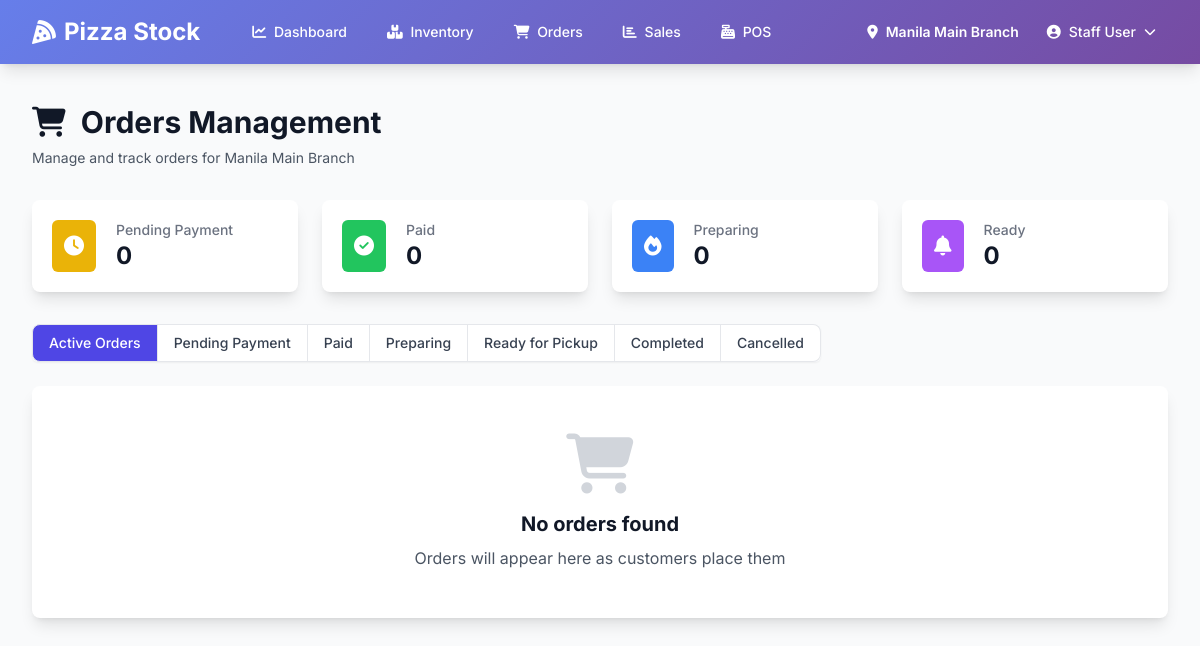
Before: /orders/ (signed in) with the older database file.
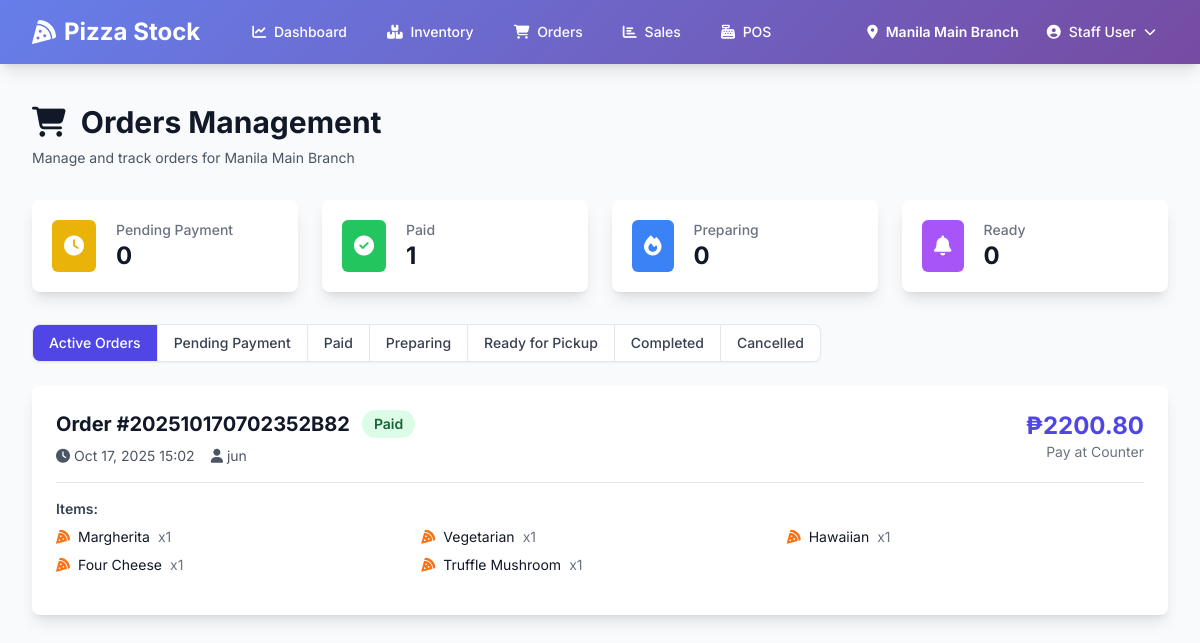
After: the same page with the newer database file.
### orders/models.py (models this page shows, shortened)
class Order(models.Model):
    STATUS_CHOICES = [
        ('pending', 'Pending Payment'),
        ('paid', 'Paid'),
        ('preparing', 'Preparing'),
        ('ready', 'Ready for Pickup'),
        ('completed', 'Completed'),
        ('cancelled', 'Cancelled'),
    ]
    PAYMENT_CHOICES = [
        ('counter', 'Pay at Counter'),
        ('gcash', 'GCash'),
        ('paymaya', 'PayMaya'),
    ]
    order_number = models.CharField(max_length=20, unique=True, editable=False)
    branch = models.ForeignKey('inventory.Branch', on_delete=models.CASCADE, related_name='orders')
    customer_name = models.CharField(max_length=100, blank=True)
    customer_phone = models.CharField(max_length=20, blank=True)
    table_number = models.CharField(max_length=10, blank=True)
    subtotal = models.DecimalField(max_digits=10, decimal_places=2, default=0)
    tax = models.DecimalField(max_digits=10, decimal_places=2, default=0)
    total_amount = models.DecimalField(max_digits=10, decimal_places=2)
    payment_method = models.CharField(max_length=20, choices=PAYMENT_CHOICES)
    payment_reference = models.CharField(max_length=100, blank=True)
    status = models.CharField(max_length=20, choices=STATUS_CHOICES, default='pending')
    notes = models.TextField(blank=True)
    created_at = models.DateTimeField(auto_now_add=True)
    paid_at = models.DateTimeField(null=True, blank=True)
    completed_at = models.DateTimeField(null=True, blank=True)
    updated_at = models.DateTimeField(auto_now=True)
    class Meta:
        ordering = ['-created_at']
        indexes = [
            models.Index(fields=['-created_at']),
            models.Index(fields=['branch', 'status']),
            models.Index(fields=['order_number']),
        ]

class OrderItem(models.Model):
    order = models.ForeignKey(Order, on_delete=models.CASCADE, related_name='items')
    sku = models.ForeignKey('inventory.SKU', on_delete=models.CASCADE)
    quantity = models.PositiveIntegerField(validators=[MinValueValidator(1)])
    unit_price = models.DecimalField(max_digits=8, decimal_places=2, validators=[MinValueValidator(Decimal('0.01'))])
    notes = models.CharField(max_length=200, blank=True)
    class Meta:
        ordering = ['id']

### inventory/models.py (models this page shows, shortened)
class SKU(models.Model):
    name = models.CharField(max_length=100)
    description = models.TextField(blank=True)
    category = models.ForeignKey(Category, on_delete=models.CASCADE, related_name='skus')
    price = models.DecimalField(max_digits=8, decimal_places=2, validators=[MinValueValidator(Decimal('0.01'))])
    image = models.ImageField(upload_to='sku_images/', blank=True, null=True)
    is_active = models.BooleanField(default=True)
    created_at = models.DateTimeField(auto_now_add=True)
    updated_at = models.DateTimeField(auto_now=True)
    class Meta:
        ordering = ['category', 'name']
        verbose_name = 'SKU'
        verbose_name_plural = 'SKUs'

### orders/views.py (the view)
# urls.py: path('', views.orders_dashboard, name='dashboard'),
@login_required
def orders_dashboard(request):
    branch = request.current_branch
    if not branch:
        messages.warning(request, 'Please select a branch.')
        return redirect('users:profile')
    status = request.GET.get('status', '')
    orders = Order.objects.filter(branch=branch).select_related('branch').prefetch_related('items')
    if status:
        orders = orders.filter(status=status)
    else:
        orders = orders.exclude(status__in=['completed', 'cancelled'])
    orders = orders.order_by('-created_at')
    paginator = Paginator(orders, 20)
    page_number = request.GET.get('page')
    page_obj = paginator.get_page(page_number)
    summary = {
        'pending': Order.objects.filter(branch=branch, status='pending').count(),
        'paid': Order.objects.filter(branch=branch, status='paid').count(),
        'preparing': Order.objects.filter(branch=branch, status='preparing').count(),
        'ready': Order.objects.filter(branch=branch, status='ready').count(),
    }
    context = {
        'page_obj': page_obj,
        'summary': summary,
        'selected_status': status,
        'status_choices': Order.STATUS_CHOICES,
    }
    return render(request, 'orders/staff/dashboard.html', context)

### users/models.py (called while the page is built)
    def get_full_name(self):
        return f"{self.first_name} {self.last_name}".strip()

    def is_admin(self):
        return self.role == 'admin' or self.is_superuser

    def is_manager(self):
        return self.role in ['admin', 'manager'] or self.is_superuser

### templates/orders/staff/dashboard.html (shortened to what the changed rows need)
{% extends 'base.html' %}
{% block content %}
<div class="max-w-7xl mx-auto px-4 sm:px-6 lg:px-8">
    <div class="mb-8">
        <h1 class="text-3xl font-bold text-gray-900">
            <i class="fas fa-shopping-cart mr-2"></i>
            Orders Management
        </h1>
    </div>
    <div class="grid grid-cols-1 gap-6 sm:grid-cols-2 lg:grid-cols-4 mb-8">
        <div class="bg-white overflow-hidden shadow-lg rounded-lg card-hover">
            <div class="p-5">
                <div class="flex items-center">
                    <div class="ml-5 w-0 flex-1">
                        <dl>
                            <dt class="text-sm font-medium text-gray-500 truncate">Paid</dt>
                            <dd class="text-2xl font-bold text-gray-900">{{ summary.paid }}</dd>
                        </dl>
                    </div>
                </div>
            </div>
        </div>
    </div>
    <div class="mb-6">
        <div class="inline-flex rounded-md shadow-sm" role="group">
            <a href="?"
                class="px-4 py-2 text-sm font-medium {% if not selected_status %}bg-indigo-600 text-white{% else %}bg-white text-gray-700 hover:bg-gray-50{% endif %} border border-gray-200 rounded-l-lg">
                Active Orders
            </a>
            {% for status_code, status_name in status_choices %}
            <a href="?status={{ status_code }}"
                class="px-4 py-2 text-sm font-medium {% if selected_status == status_code %}bg-indigo-600 text-white{% else %}bg-white text-gray-700 hover:bg-gray-50{% endif %} border-t border-b border-r border-gray-200 {% if forloop.last %}rounded-r-lg{% endif %}">
                {{ status_name }}
            </a>
            {% endfor %}
        </div>
    </div>
    <div class="grid grid-cols-1 gap-6">
        {% for order in page_obj %}
        <div class="bg-white shadow-lg rounded-lg overflow-hidden hover:shadow-xl transition">
            <div class="p-6">
                <div class="flex items-start justify-between mb-4">
                    <div class="flex-1">
                        <div class="flex items-center mb-2">
                            <h3 class="text-xl font-bold text-gray-900 mr-3">
                                Order #{{ order.order_number }}
                            </h3>
                            <span class="px-3 py-1 inline-flex text-sm leading-5 font-semibold rounded-full
                                {% if order.status == 'pending' %}bg-yellow-100 text-yellow-800
                                {% elif order.status == 'paid' %}bg-green-100 text-green-800
                                {% elif order.status == 'preparing' %}bg-blue-100 text-blue-800
                                {% elif order.status == 'ready' %}bg-purple-100 text-purple-800
                                {% elif order.status == 'completed' %}bg-gray-100 text-gray-800
                                {% elif order.status == 'cancelled' %}bg-red-100 text-red-800
                                {% endif %}">
                                {{ order.get_status_display }}
                            </span>
                        </div>
                        <div class="flex items-center space-x-4 text-sm text-gray-600">
                            <span><i class="fas fa-clock mr-1"></i>{{ order.created_at|date:"M d, Y H:i" }}</span>
                            {% if order.customer_name %}
                            <span><i class="fas fa-user mr-1"></i>{{ order.customer_name }}</span>
                            {% endif %}
                        </div>
                    </div>
                    <div class="text-right">
                        <p class="text-2xl font-bold text-indigo-600">₱{{ order.total_amount }}</p>
                        <p class="text-sm text-gray-500">{{ order.get_payment_method_display }}</p>
                    </div>
                </div>
                <div class="border-t border-gray-200 pt-4 mb-4">
                    <h4 class="text-sm font-semibold text-gray-700 mb-2">Items:</h4>
                    <div class="grid grid-cols-1 sm:grid-cols-2 lg:grid-cols-3 gap-2">
                        {% for item in order.items.all %}
                        <div class="flex items-center space-x-2 text-sm">
                            <i class="fas fa-pizza-slice text-orange-500"></i>
                            <span class="text-gray-900">{{ item.sku.name }}</span>
                            <span class="text-gray-500">x{{ item.quantity }}</span>
                        </div>
                        {% endfor %}
                    </div>
                </div>
            </div>
        </div>
        {% empty %}
        <div class="bg-white shadow-lg rounded-lg p-12 text-center">
            <i class="fas fa-shopping-cart text-gray-300 text-6xl mb-4"></i>
            <h3 class="text-xl font-bold text-gray-900 mb-2">No orders found</h3>
            <p class="text-gray-600">Orders will appear here as customers place them</p>
        </div>
        {% endfor %}
    </div>
</div>
{% endblock %}

Changed rows visible on the page:
added Order: order_number "202510170702352B82", status "Paid", created_at "Oct 17, 2025 15:02", customer_name "jun", total_amount "2200.80", payment_method "Pay at Counter"
added OrderItem: sku.name "Margherita", quantity "1"
added OrderItem: sku.name "Vegetarian", quantity "1"
added OrderItem: sku.name "Hawaiian", quantity "1"
added OrderItem: sku.name "Four Cheese", quantity "1"
added OrderItem: sku.name "Truffle Mushroom", quantity "1"
Other visible differences:
{{ summary.paid }}: "0" → "1"
text no longer shown: "No orders found Orders will appear here as customers place them"
